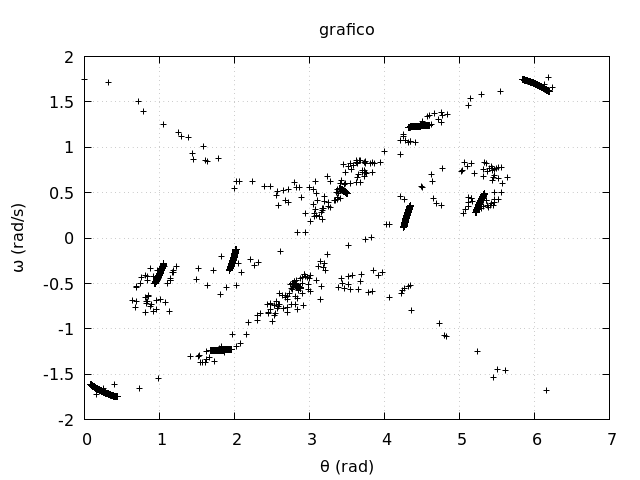

Here is the gnuplot script that generated this plot:
set terminal pngcairo size 640, 480
set output "tarefa-7-graf-6-12558547.png"
reset

set xlabel "θ (rad)"
set ylabel "{/Symbol w} (rad/s)"
set title "grafico"
set grid

set style line 1 lc rgb 'black' ps 1 pt 1

plot 'tarefa-7-saida-2-12558547.dat' using 1:2 with points ls 1 notitle
